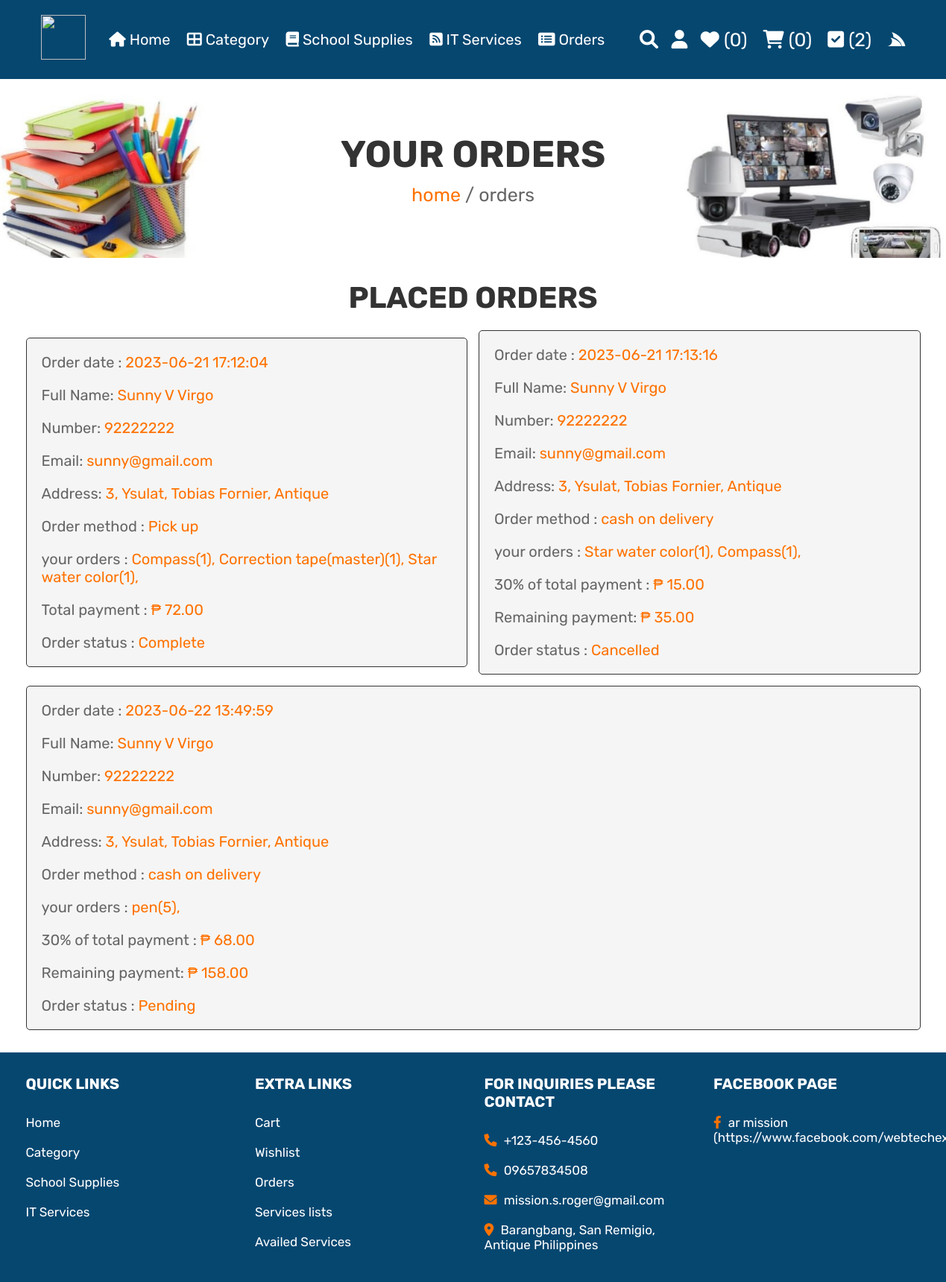
Screenshot of /customer/order.php (signed in) with the database file from the repository.
### tables this page shows
CREATE TABLE `tbl_order` (
  `order_id` int(11) NOT NULL,
  `customer_id` int(11) NOT NULL,
  `purok` int(11) NOT NULL,
  `barangay` varchar(50) NOT NULL,
  `municipality` varchar(50) NOT NULL,
  `province` varchar(50) NOT NULL DEFAULT 'Antique',
  `total_price` int(20) NOT NULL,
  `method` varchar(50) NOT NULL,
  `order_status` varchar(20) NOT NULL DEFAULT 'Pending',
  `time` time DEFAULT current_timestamp(),
  `date` date DEFAULT current_timestamp(),
  `30%` decimal(10,0) NOT NULL,
  `remaining` decimal(10,0) NOT NULL,
  `total_amount` decimal(50,0) NOT NULL,
  `product_name` varchar(1000) NOT NULL,
  `transac_code` varchar(100) NOT NULL
);

CREATE TABLE `tbl_customer` (
  `customer_id` int(11) NOT NULL,
  `name` varchar(200) NOT NULL,
  `email` varchar(255) NOT NULL,
  `number` bigint(12) NOT NULL,
  `pass` varchar(150) NOT NULL,
  `confirm_pass` varchar(150) NOT NULL,
  `date` datetime NOT NULL DEFAULT current_timestamp(),
  `user_type` varchar(11) NOT NULL DEFAULT 'Customer'
);

CREATE TABLE `tbl_cart` (
  `id` int(11) NOT NULL,
  `customer_id` int(11) NOT NULL,
  `product_name` varchar(100) NOT NULL,
  `quantity` int(11) NOT NULL,
  `price` int(11) NOT NULL,
  `status` smallint(1) NOT NULL DEFAULT 0,
  `image` varchar(255) NOT NULL,
  `stocks` int(255) NOT NULL,
  `transac_code` varchar(100) NOT NULL
);

### customer/order.php (the view, shortened to what this page needs)
<?php
include_once "../administrator/config/dbconnect.php";
$customer_id = $_SESSION['customer_id'];
?>
<!DOCTYPE html>
<html lang="en">
<head>
    <link rel="stylesheet" href="https://cdnjs.cloudflare.com/ajax/libs/font-awesome/6.0.0/css/all.min.css">
    <link rel="stylesheet" href="css/style.css">
</head>
<body>
    <?php include 'header.php'; ?>
    <div class="heading">
        <h3>your orders</h3>
        <p> <a href="home.php">home</a> / orders </p>
    </div>
    <section class="placed-orders">
        <h1 class="title">placed orders</h1>
        <div class="box-container">
        <?php
$customer_query = mysqli_query($conn, "SELECT * FROM `tbl_customer` WHERE customer_id = '$customer_id'") or die('query failed');
$fetch_customer = mysqli_fetch_assoc($customer_query);
?>
                <?php
         $order_query = mysqli_query($conn, "SELECT * FROM `tbl_order` WHERE customer_id = '$customer_id'") or die('query failed');
         if(mysqli_num_rows($order_query) > 0){
            while($fetch_orders = mysqli_fetch_assoc($order_query)){
               $remaining_payment = $fetch_orders['remaining'];
      ?>
            <div class="box">
                <p> Order date : <span><?php echo $fetch_orders['date'] . ' ' . $fetch_orders['time']; ?></span></p>
                <p>Full Name: <span><?php echo $fetch_customer['name']; ?></span></p>
                <p>Number: <span><?php echo $fetch_customer['number']; ?></span></p>
                <p>Email: <span><?php echo $fetch_customer['email']; ?></span></p>
                <p>Address:
                    <span><?php echo $fetch_orders['purok'] . ', ' . $fetch_orders['barangay'] . ', ' . $fetch_orders['municipality'] . ', ' . $fetch_orders['province']; ?></span>
                </p>
                <p> Order method : <span><?php echo $fetch_orders['method']; ?></span> </p>
                <p> your orders :
                <?php
                $getItems=mysqli_query($conn, "SELECT * FROM tbl_cart WHERE transac_code = '$fetch_orders[transac_code]' and customer_id = $customer_id");
                while($itemsRow = mysqli_fetch_assoc($getItems))
                {
                    ?>
                    <span><?php echo $itemsRow['product_name']; ?>(<?php echo $itemsRow['quantity']; ?>), </span>
                    <?php
                }
                ?>
                </p>
                <?php
                if($fetch_orders['method'] == "Pick up")
                {
                    ?>
                    <p>Total payment : <span>₱ <?php echo (number_format($fetch_orders['total_price'], 2)); ?></span> </p>
                    <?php
                }
                else
                {
                    ?>
                     <p> 30% of total payment : <span>₱ <?php echo (number_format($fetch_orders['30%'], 2)); ?></span> </p>
                <p> Remaining payment: <span>₱
                        <?php echo isset($remaining_payment) ? number_format($remaining_payment, 2) : '0.00'; ?></span>
                </p>
                    <?php
                }
                ?>
                <p> Order status : <span> <?php if($fetch_orders['order_status'] == 'Pending')
         {
            echo "Pending";
         }
         else if($fetch_orders['order_status'] == 'Completed'){
            echo "Complete";
           } else if($fetch_orders['order_status'] == 'Cancelled')
           {
            echo "Cancelled";
           }
           ?>
                    </span> </p>
            </div>
            <?php
       }
      }else{
         echo '<p class="empty">no orders placed yet!</p>';
      }
      ?>
        </div>
    </section>
    <?php include 'footer.php'; ?>
</body>
</html>

### customer/css/style.css (style rules this page uses)
:root { --orange: #ff7200; --red: #c0392b; --yellow: #f39c12; --black: #333; --white: #fff; --light-color: #666; --light-white: #ccc; --light-bg: #f5f5f5; --border: 0.1rem solid var(--black); --box-shadow: 0 0.5rem 1rem rgba(0, 0, 0, 0.1); --outline: 0.1rem solid rgba(0, 0, 0, 0.1); --outline-hover: 0.2rem solid var(--black); }
* { font-family: "Rubik", sans-serif; margin: 0; padding: 0; box-sizing: border-box; outline: none; border: none; text-decoration: none; transition: all 0.2s linear; }
html { font-size: 62.5%; overflow-x: hidden; }
section { padding: 3rem 2rem; }
.title { text-align: center; margin-bottom: 2rem; text-transform: uppercase; color: var(--black); font-size: 4rem; }
.heading { min-height: 30vh; display: flex; flex-flow: column; align-items: center; justify-content: center; gap: 1rem; background: url(../image/1.jpg) no-repeat; background-size: cover; background-position: center; text-align: center; }
.heading h3 { font-size: 5rem; color: var(--black); text-transform: uppercase; }
.heading p { font-size: 2.5rem; color: var(--light-color); }
.heading p a { color: var(--orange); }
.placed-orders .box-container { max-width: 1200px; margin: 0 auto; display: flex; flex-wrap: wrap; align-items: center; gap: 1.5rem; }
.placed-orders .box-container .box { flex: 1 1 40rem; border-radius: 0.5rem; padding: 2rem; border: var(--border); background-color: var(--light-bg); padding: 1rem 2rem; }
.placed-orders .box-container .box p { padding: 1rem 0; font-size: 2rem; color: var(--light-color); }
.placed-orders .box-container .box p span { color: var(--orange); }

### rows the page displays
tbl_order: date "2023-06-21", time "17:12:04", customer.name "Sunny V Virgo", customer.number "92222222", customer.email "sunny@gmail.com", purok "3", barangay "Ysulat", municipality "Tobias Fornier", province "Antique", method "Pick up", total_price "72.00", order_status "Complete"
tbl_cart: product_name "Compass", quantity "1"
tbl_cart: product_name "Correction tape(master)", quantity "1"
tbl_cart: product_name "Star water color", quantity "1"
tbl_order: date "2023-06-21", time "17:13:16", customer.name "Sunny V Virgo", customer.number "92222222", customer.email "sunny@gmail.com", purok "3", barangay "Ysulat", municipality "Tobias Fornier", province "Antique", method "cash on delivery", value "15.00", remaining "35.00", order_status "Cancelled"
tbl_cart: product_name "Star water color", quantity "1"
tbl_cart: product_name "Compass", quantity "1"
tbl_order: date "2023-06-22", time "13:49:59", customer.name "Sunny V Virgo", customer.number "92222222", customer.email "sunny@gmail.com", purok "3", barangay "Ysulat", municipality "Tobias Fornier", province "Antique", method "cash on delivery", value "68.00", remaining "158.00", order_status "Pending"
tbl_cart: product_name "pen", quantity "5"

### other values shown
$wishlist_rows_number "0"
$cart_rows_number "0"
$inquiry_rows_number "2"
